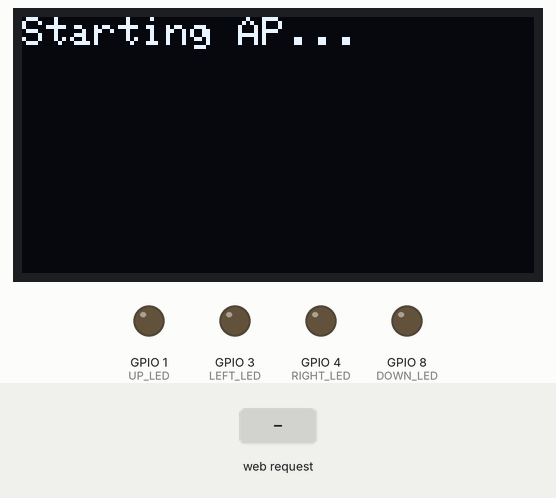
This sketch was run on a simulated ESP32. On the bench: 128×64 one-colour display, output pins drawn as LEDs (lit = HIGH). Inputs (shaded band) come from the test bench. What the sketch prints to the serial monitor is not drawn.

Above: at 1.2 s.
1.3 s: HTTP request GET /UP received
At 2.5 s:
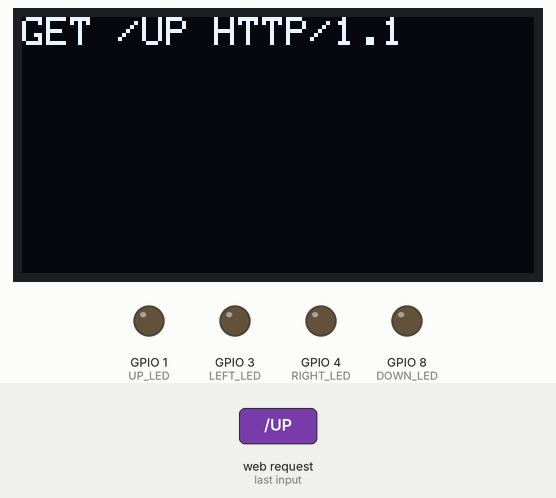
2.8 s: HTTP request GET /DOWN received
At 3.8 s:
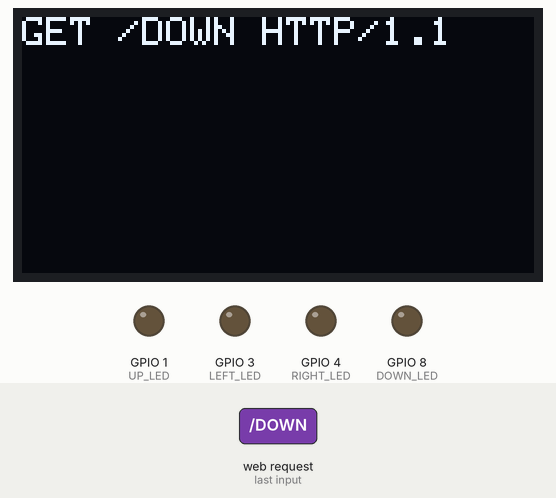
4.3 s: HTTP request GET /LEFT received
At 5.0 s:
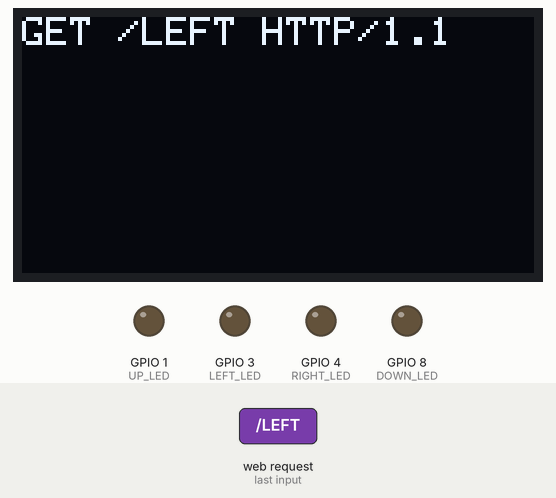
5.8 s: HTTP request GET /RIGHT received
At 6.1 s:
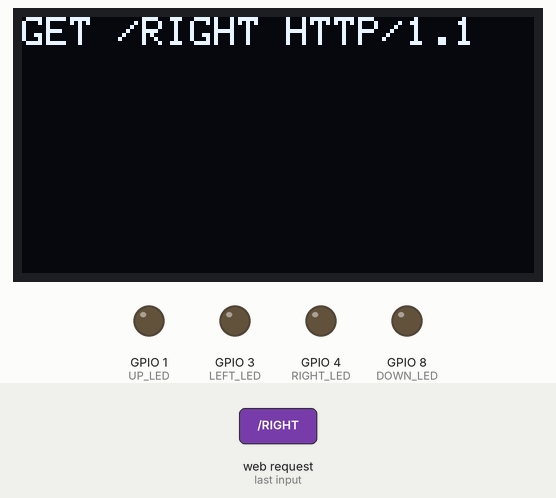
Timing chart, 0 to 8.3 s (numbered marks = the images above; inputs shaded):
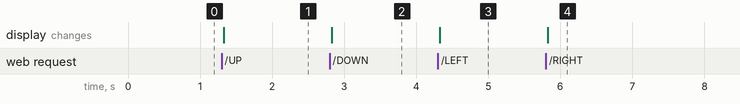

The sketch:

recieve.ino
```cpp
#include <WiFi.h>
#include <WiFiClient.h>
#include <Adafruit_SSD1306.h>

#define SCREEN_WIDTH 128
#define SCREEN_HEIGHT 64
Adafruit_SSD1306 display(SCREEN_WIDTH, SCREEN_HEIGHT, &Wire, -1);

// LED Pins
#define UP_LED     D0
#define DOWN_LED   D9
#define LEFT_LED   D2
#define RIGHT_LED  D3

WiFiServer server(8080); // TCP server on port 8080

void setup() {
  Serial.begin(115200);

  pinMode(UP_LED, OUTPUT);
  pinMode(DOWN_LED, OUTPUT);
  pinMode(LEFT_LED, OUTPUT);
  pinMode(RIGHT_LED, OUTPUT);

  display.begin(SSD1306_SWITCHCAPVCC, 0x3C);
  display.clearDisplay();
  display.setTextSize(1);
  display.setTextColor(WHITE);
  display.setCursor(0, 0);
  display.println("Starting AP...");
  display.display();

  WiFi.softAP("ESP_JOY_AP", "12345678"); // AP SSID and Password

  IPAddress IP = WiFi.softAPIP();
  Serial.print("AP IP address: ");
  Serial.println(IP);

  server.begin();
}

void loop() {
  WiFiClient client = server.available();
  if (client) {
    String data = client.readStringUntil('\n');
    data.trim();
    Serial.println("Received: " + data);

    display.clearDisplay();
    display.setCursor(0, 0);
    display.println(data);
    display.display();

    // Reset all LEDs
    digitalWrite(UP_LED, LOW);
    digitalWrite(DOWN_LED, LOW);
    digitalWrite(LEFT_LED, LOW);
    digitalWrite(RIGHT_LED, LOW);

    if (data == "UP") digitalWrite(UP_LED, HIGH);
    else if (data == "DOWN") digitalWrite(DOWN_LED, HIGH);
    else if (data == "LEFT") digitalWrite(LEFT_LED, HIGH);
    else if (data == "RIGHT") digitalWrite(RIGHT_LED, HIGH);
  }
}
```

Measured:
- after the input at 1.3 s, the display: changes at once (image 1)
- after the input at 2.8 s, the display: changes at once (image 2)
- after the input at 4.3 s, the display: changes at once (image 3)
- after the input at 5.8 s, the display: changes at once (image 4)
